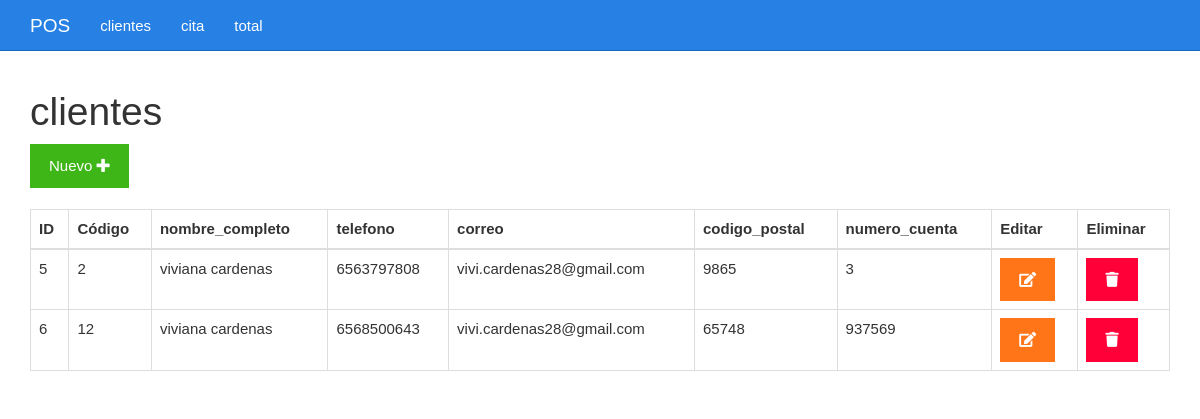
The app's page /listar.php with its own data.
### tables this page shows
CREATE TABLE `tbl_productos` (
  `id` bigint(20) UNSIGNED NOT NULL,
  `codigo` varchar(255) NOT NULL,
  `nombre_completo` varchar(50) NOT NULL,
  `telefono` varchar(50) NOT NULL,
  `correo` varchar(50) NOT NULL,
  `codigo_postal` varchar(50) NOT NULL,
  `numero_cuenta` varchar(50) NOT NULL
);

### listar.php (the view)
<?php include_once "encabezado.php" ?>
<?php
include_once "base_de_datos.php";
$sentencia = $base_de_datos->query("SELECT * FROM tbl_productos;");
$productos = $sentencia->fetchAll(PDO::FETCH_OBJ);
?>
	<div class="col-xs-12">
		<h1>clientes</h1>
		<div>
			<a class="btn btn-success" href="./formulario.php">Nuevo <i class="fa fa-plus"></i></a>
		</div>
		<br>
		<table class="table table-bordered">
			<thead>
				<tr>
					<th>ID</th>
					<th>Código</th>
					<th>nombre_completo</th>
					<th>telefono</th>
					<th>correo</th>
					<th>codigo_postal</th>
					<th>numero_cuenta</th>
					<th>Editar</th>
					<th>Eliminar</th>
				</tr>
			</thead>
			<tbody>
				<?php foreach($productos as $producto){ ?>
				<tr>
					<td><?php echo $producto->id ?></td>
					<td><?php echo $producto->codigo ?></td>
					<td><?php echo $producto->nombre_completo ?></td>
					<td><?php echo $producto->telefono ?></td>
					<td><?php echo $producto->correo ?></td>
					<td><?php echo $producto->codigo_postal ?></td>
					<td><?php echo $producto->numero_cuenta ?></td>
					<td><a class="btn btn-warning" href="<?php echo "editar.php?id=" . $producto->id?>"><i class="fa fa-edit"></i></a></td>
					<td><a class="btn btn-danger" href="<?php echo "eliminar.php?id=" . $producto->id?>"><i class="fa fa-trash"></i></a></td>
				</tr>
				<?php } ?>
			</tbody>
		</table>
	</div>
<?php include_once "pie.php" ?>

### encabezado.php (shortened to what this page needs)
<!DOCTYPE html>
<html lang="es">
<head>
	<link rel="stylesheet" href="./css/fontawesome-all.min.css">
	<link rel="stylesheet" href="./css/2.css">
	<link rel="stylesheet" href="./css/estilo.css">
</head>
<body>
	<nav class="navbar navbar-inverse navbar-fixed-top">
		<div class="container">
			<div class="navbar-header">
				<a class="navbar-brand" href="#">POS</a>
			</div>
			<div id="navbar" class="collapse navbar-collapse">
				<ul class="nav navbar-nav">
					<li><a href="./listar.php">clientes</a></li>
					<li><a href="./vender.php">cita</a></li>
					<li><a href="./ventas.php">total</a></li>
				</ul>
			</div>
		</div>
	</nav>
	<div class="container">
		<div class="row">

### pie.php
		</div>
	</div>
</body>
</html>

### css/estilo.css (style rules this page uses)
body { padding-top: 70px; }

### records on screen
tbl_productos: id "5", codigo "2", nombre_completo "viviana cardenas", telefono "6563797808", correo "vivi.cardenas28@gmail.com", codigo_postal "9865", numero_cuenta "3"
tbl_productos: id "6", codigo "12", nombre_completo "viviana cardenas", telefono "6568500643", correo "vivi.cardenas28@gmail.com", codigo_postal "65748", numero_cuenta "937569"
